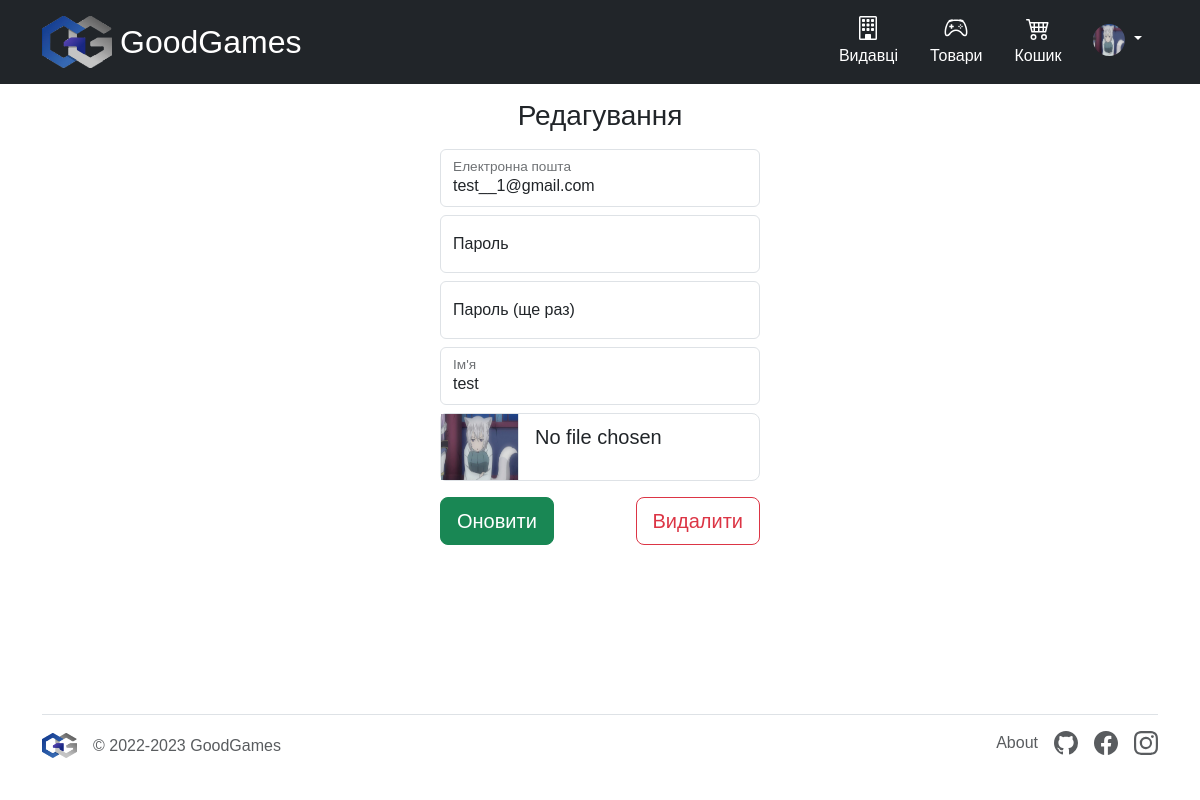
Page /user/edit/13 (signed in) on the committed database.
### tables this page shows
CREATE TABLE `user` (
  `id` int NOT NULL,
  `login` varchar(255) NOT NULL,
  `password` varchar(255) NOT NULL,
  `name` varchar(255) NOT NULL,
  `access_level` int NOT NULL DEFAULT '1',
  `photo` varchar(255) DEFAULT NULL
);

### core/Template.php (called while the page is built, shortened)
<?php
class Template
{
    protected $path;
    public function __construct($path)
    {
        $this->path = $path;
    }
    public function getHTML()
    {
        include($this->path);
        $html = ob_get_contents();
        return $html;
    }
}

### core/Controller.php (called while the page is built, shortened)
<?php
class Controller
{
    protected $viewPath;
    public function __construct()
    {
        $this->moduleName = \core\Core::getInstance()->app['moduleName'];
        $this->actionName = \core\Core::getInstance()->app['actionName'];
        $this->viewPath = "views/$this->moduleName/$this->actionName.php";
    }
    public function render($viewPath = null, $params = null)
    {
        if (empty($viewPath))
            $viewPath = $this->viewPath;
        $tpl = new Template($viewPath);
        if (!empty($params))
            $tpl->setParams($params);
        return $tpl->getHTML();
    }
}

### controllers/UserController.php (called while the page is built, shortened)
<?php
class UserController extends Controller
{
    public function editAction($params)
    {
        $id = intval($params[0] ?? null);
        $user = User::getUserById($id);
        if (Core::getInstance()->requestMethod == 'POST') {
            $_POST = Utils::trimArray($_POST);
            $errors = [];
            if (!filter_var($_POST['login'], FILTER_VALIDATE_EMAIL))
                $errors['login'] = 'Електронна пошта не введена';
            if (User::isEmailExists($_POST['login']) && $_POST['login'] != $user['login'])
                $errors['login'] = 'Така електронна пошта вже існує';
            if ($_POST['password'] != $_POST['password2'])
                $errors['password'] = 'Паролі не співпадають';
            if (empty($_POST['name']))
                $errors['name'] = "Ім'я не введене";
            if (count($errors) > 0) {
                $model = $_POST;
                $model['photo'] = $user['photo'];
                $model['id'] = $user['id'];
                return $this->render(null, [
                    'errors' => $errors,
                    'model' => $model,
                    'user' => $user
                ]);
            } else {
                if (!empty($_FILES['file']['tmp_name'])) {
                    $_POST['photo']['tmp_name'] = $_FILES['file']['tmp_name'];
                    $_POST['photo']['name'] = $_FILES['file']['name'];
                }
                if (empty($_POST['password']))
                    unset($_POST['password']);
                User::updateUser($id, $_POST);
                if (User::getCurrentAuthentificatedUser()['id'] == $id)
                    User::authentificateUser(User::getUserById($id));
                return $this->redirect("/user/index/$id");
            }
        } else
            return $this->render(
                null,
                [
                    'model' => Utils::deleteItemFromArray($user, $user['password'])
                ]
            );
    }
}

### index.php (called while the page is built, shortened)
<?php
spl_autoload_register(function ($className) {
    $path = $className . '.php';
});
$core = core\Core::getInstance();
$core->Initialize();
$core->Run();
$core->Done();

### core/DB.php (called while the page is built, shortened)
<?php
class DB
{
    protected $pdo;
    public function __construct($hostname, $login, $password, $database)
    {
        $this->pdo = new \PDO("mysql:host=$hostname;dbname=$database", $login, $password);
    }
    public function select($tableName, $fieldList = "*", $conditionArray = null)
    {
        if (is_string($fieldList))
            $fieldListString = $fieldList;
        $wherePartString = "";
        if (is_array($conditionArray)) {
            foreach ($conditionArray as $key => $value) {
                $parts[] = "$key = :$key";
            }
            $wherePartString = "WHERE " . implode(' AND ', $parts);
        }
        $res = $this->pdo->prepare("SELECT $fieldListString FROM $tableName $wherePartString");
        $res->execute($conditionArray);
        return $res->fetchAll(\PDO::FETCH_ASSOC);
    }
}

### models/User.php (called while the page is built, shortened)
<?php
class User
{
    protected static $tableName = 'user';
    public static $accessLevels = [
        'user' => 1,
        'admin' => 10,
        'superAdmin' => 11,
    ];
    public static function isUserAuthentificated()
    {
        return isset($_SESSION['user']);
    }
    public static function getCurrentAuthentificatedUser()
    {
        return $_SESSION['user'] ?? null;
    }
    public static function isAdmin()
    {
        $user = self::getCurrentAuthentificatedUser();
        return $user['access_level'] == self::$accessLevels['admin'] || $user['access_level'] == self::$accessLevels['superAdmin'];
    }
    public static function getUserById($id)
    {
        $user = Core::getInstance()->db->select(
            self::$tableName,
            '*',
            ['id' => $id]
        );
        if (!empty($user))
            return $user[0];
        return null;
    }
}

### views/user/edit.php (the view, shortened to what this page needs)
<main class="form-signin w-100 m-auto">
    <form method="post" action="" enctype="multipart/form-data">
        <h1 class="h3 mb-3 fw-normal text-center">Редагування</h1>
        <div class="form-floating mb-2">
            <input type="email" class="form-control" name="login" id="login" value="<?= $model['login'] ?? null ?>"
                placeholder="name@example.com">
            <label for="login">Електронна пошта</label>
        </div>
        <div class="form-floating mb-2">
            <input type="password" class="form-control" name="password" id="password"
                value="<?= $model['password'] ?? null ?>" placeholder="Password">
            <label for="password">Пароль</label>
        </div>
        <div class="form-floating mb-2">
            <input type="password" class="form-control" name="password2" id="password2"
                value="<?= $model['password2'] ?? null ?>" placeholder="Password">
            <label for="password2">Пароль (ще раз)</label>
        </div>
        <div class="form-floating mb-2">
            <input type="text" class="form-control" name="name" id="name" value="<?= $model['name'] ?? null ?>"
                placeholder="Name">
            <label for="name">Ім'я</label>
        </div>
        <div class="mb-3 input-group custom-file-button">
            <label for="file" class="input-group-text ratio ratio-1x1 w-25">
                                    <?php
                                    $filePath = 'files/user/' . $model['photo']; ?>
                                    <?php if (is_file($filePath)): ?>
                                        <img src="/<?= $filePath ?>" class="card-img-top" alt="<?= $model['name'] ?>">
                                    <?php else: ?>
                                        <img src="/static/images/default.jpg" class="card-img-top" alt="default">
                                    <?php endif; ?>
            </label>
            <input type="file" class="form-control form-control-lg" id="file" name="file" accept="imaje/jpeg">
        </div>
        <div class="form-floating">
            <div class="row justify-content-between">
                <div class="col text-start">
                    <button class="btn btn-lg btn-success" type="submit">Оновити</button>
                </div>
                <div class="col text-end">
                    <a href="/user/delete/<?= $model['id'] ?>" class="btn btn-lg btn-outline-danger">Видалити</a>
                </div>
            </div>
        </div>
    </form>
</main>

### themes/light/layout.php (shortened to what this page needs)
<?php
if (User::isUserAuthentificated())
    $user = User::getCurrentAuthentificatedUser();
else
    $user = null;
?>
<!DOCTYPE html>
<html lang="en">
<head>
    <link href="https://cdn.jsdelivr.net/npm/bootstrap@5.3.0-alpha1/dist/css/bootstrap.min.css" rel="stylesheet"
>
    <link rel="stylesheet" href="/themes/light/css/style.css">
</head>
<body>
    <div class="container-fluid">
        <header>
            <div class="px-3 py-2 text-bg-dark">
                <div class="container">
                    <div class="d-flex flex-wrap align-items-center justify-content-center justify-content-lg-start">
                        <a href="/"
                            class="d-flex align-items-center my-2 my-lg-0 me-lg-auto text-white text-decoration-none">
                            <img src="/static/images/logo.png" alt="logo" width="70" height="52" class="me-2">
                            <h2 class="d-inline mt-2">GoodGames</h2>
                        </a>
                        <ul class="nav col-12 col-lg-auto my-2 justify-content-center my-md-0 text-small">
                            <li>
                                <a href="/publisher" class="nav-link text-white">
                                    <svg class="bi d-block mx-auto mb-1" width="24" height="24">
                                        <use xlink:href="#publisher"></use>
                                    </svg>
                                    Видавці
                                </a>
                            </li>
                            <li>
                                <a href="/product" class="nav-link text-white">
                                    <svg class="bi d-block mx-auto mb-1" width="24" height="24">
                                        <use xlink:href="#product"></use>
                                    </svg>
                                    Товари
                                </a>
                            </li>
                            <li>
                                <a href="/basket" class="nav-link text-white">
                                    <svg class="bi d-block mx-auto mb-1" width="24" height="24">
                                        <use xlink:href="#basket"></use>
                                    </svg>
                                    Кошик
                                </a>
                            </li>
                            <li>
                                <?php if (User::isUserAuthentificated()): ?>
                                    <div class="dropdown nav-link mt-2">
                                        <a href="#" class="d-block text-decoration-none dropdown-toggle show text-white"
                                            data-bs-toggle="dropdown" aria-expanded="true">
                                            <?php $filePath = 'files/user/' . $user['photo']; ?>
                                            <?php if (is_file($filePath)): ?>
                                                <img src="/<?= $filePath ?>" class="rounded-circle" width="32" height="32"
                                                    alt="<?= $user['name'] ?>">
                                            <?php else: ?>
                                                <img src="/static/images/default.jpg" class="rounded-circle" width="32"
                                                    height="32" alt="default">
                                            <?php endif; ?>
                                        </a>
                                    </div>
                                <?php else: ?>
                                    <a href="/user/login" class="btn btn-outline-light navbar-text mt-2">Увійти</a>
                                <?php endif ?>
                            </li>
                        </ul>
                    </div>
                </div>
            </div>
        </header>
    </div>
    <div class="container">
        <?= $content ?? null ?>
    </div>
    <div class="container-fluid footer">
        <div class="container">
            <footer class="d-flex flex-wrap justify-content-between align-items-center py-3 my-4 border-top">
                <div class="col-md-4 d-flex align-items-center">
                    <a href="/" class="mb-3 me-2 mb-md-0 text-muted text-decoration-none lh-1">
                        <img src="/static/images/logo.png" alt="logo" width="35 " height="25" class="me-2">
                    </a>
                    <span class="mb-3 mb-md-0 text-muted">© 2022-2023 GoodGames</span>
                </div>
                <ul class="nav col-md-4 justify-content-end list-unstyled d-flex">
                    <li class="ms-3"><a class="text-muted text-decoration-none" href="/main">About</a></li>
                    <li class="ms-3"><a class="text-muted" href="https://github.com/RAK-MANIAK/GoodGames">
                        </a></li>
                    <li class="ms-3"><a class="text-muted"
                            href="https://www.facebook.com/profile.php?id=100012196578914">
                        </a></li>
                    <li class="ms-3"><a class="text-muted" href="https://www.instagram.com/kuku_ot_vlada/">
                        </a></li>
                </ul>
            </footer>
        </div>
    </div>
</body>
</html>

### themes/light/css/style.css (style rules this page uses)
body { display: flex; flex-direction: column; min-height: 100vh; font-family: "Motiva Sans", Sans-serif; }
.container-fluid { padding: 0; }
.footer { margin-top: auto; }
.form-signin { max-width: 350px; padding: 15px; }
.bi { vertical-align: -0.125em; fill: currentColor; }
.custom-file-button input[type=file] { margin-left: -2px !important; }

### rows in the picture
user: photo+name (picture), login "test__1@gmail.com", name "test"
